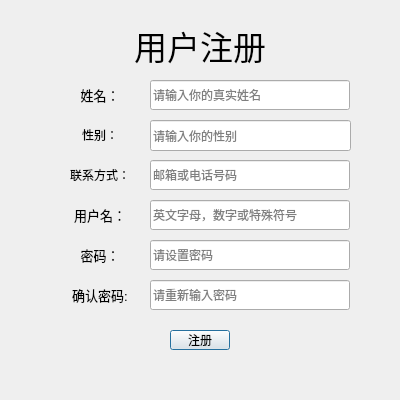
<?xml version="1.0" encoding="UTF-8"?>
<ui version="4.0">
 <class>enroll</class>
 <widget class="QDialog" name="enroll">
  <property name="geometry">
   <rect>
    <x>0</x>
    <y>0</y>
    <width>400</width>
    <height>400</height>
   </rect>
  </property>
  <property name="minimumSize">
   <size>
    <width>400</width>
    <height>400</height>
   </size>
  </property>
  <property name="maximumSize">
   <size>
    <width>400</width>
    <height>400</height>
   </size>
  </property>
  <property name="windowTitle">
   <string>Dialog</string>
  </property>
  <widget class="QLabel" name="label">
   <property name="geometry">
    <rect>
     <x>50</x>
     <y>20</y>
     <width>300</width>
     <height>50</height>
    </rect>
   </property>
   <property name="font">
    <font>
     <family>方正少儿简体</family>
     <pointsize>25</pointsize>
     <weight>50</weight>
     <italic>false</italic>
     <bold>false</bold>
    </font>
   </property>
   <property name="styleSheet">
    <string notr="true">font: 25pt &quot;方正少儿简体&quot;;</string>
   </property>
   <property name="text">
    <string>用户注册</string>
   </property>
   <property name="alignment">
    <set>Qt::AlignCenter</set>
   </property>
  </widget>
  <widget class="QLabel" name="label_2">
   <property name="geometry">
    <rect>
     <x>50</x>
     <y>80</y>
     <width>100</width>
     <height>30</height>
    </rect>
   </property>
   <property name="font">
    <font>
     <pointsize>10</pointsize>
    </font>
   </property>
   <property name="text">
    <string>姓名：</string>
   </property>
   <property name="alignment">
    <set>Qt::AlignCenter</set>
   </property>
  </widget>
  <widget class="QLabel" name="label_3">
   <property name="geometry">
    <rect>
     <x>50</x>
     <y>120</y>
     <width>100</width>
     <height>30</height>
    </rect>
   </property>
   <property name="text">
    <string>性别：</string>
   </property>
   <property name="alignment">
    <set>Qt::AlignCenter</set>
   </property>
  </widget>
  <widget class="QLabel" name="label_4">
   <property name="geometry">
    <rect>
     <x>50</x>
     <y>160</y>
     <width>100</width>
     <height>30</height>
    </rect>
   </property>
   <property name="text">
    <string>联系方式：</string>
   </property>
   <property name="alignment">
    <set>Qt::AlignCenter</set>
   </property>
  </widget>
  <widget class="QLineEdit" name="le_name">
   <property name="geometry">
    <rect>
     <x>150</x>
     <y>80</y>
     <width>200</width>
     <height>30</height>
    </rect>
   </property>
   <property name="placeholderText">
    <string>请输入你的真实姓名</string>
   </property>
  </widget>
  <widget class="QLineEdit" name="le_conection">
   <property name="geometry">
    <rect>
     <x>150</x>
     <y>160</y>
     <width>200</width>
     <height>30</height>
    </rect>
   </property>
   <property name="placeholderText">
    <string>邮箱或电话号码</string>
   </property>
  </widget>
  <widget class="QLabel" name="label_5">
   <property name="geometry">
    <rect>
     <x>50</x>
     <y>200</y>
     <width>100</width>
     <height>30</height>
    </rect>
   </property>
   <property name="font">
    <font>
     <pointsize>10</pointsize>
    </font>
   </property>
   <property name="text">
    <string>用户名：</string>
   </property>
   <property name="alignment">
    <set>Qt::AlignCenter</set>
   </property>
  </widget>
  <widget class="QLineEdit" name="le_username">
   <property name="geometry">
    <rect>
     <x>150</x>
     <y>200</y>
     <width>200</width>
     <height>30</height>
    </rect>
   </property>
   <property name="placeholderText">
    <string>英文字母，数字或特殊符号</string>
   </property>
  </widget>
  <widget class="QLineEdit" name="le_password">
   <property name="geometry">
    <rect>
     <x>150</x>
     <y>240</y>
     <width>200</width>
     <height>30</height>
    </rect>
   </property>
   <property name="echoMode">
    <enum>QLineEdit::Password</enum>
   </property>
   <property name="placeholderText">
    <string>请设置密码</string>
   </property>
  </widget>
  <widget class="QLineEdit" name="le_repassword">
   <property name="geometry">
    <rect>
     <x>150</x>
     <y>280</y>
     <width>200</width>
     <height>30</height>
    </rect>
   </property>
   <property name="echoMode">
    <enum>QLineEdit::Password</enum>
   </property>
   <property name="placeholderText">
    <string>请重新输入密码</string>
   </property>
  </widget>
  <widget class="QLabel" name="label_6">
   <property name="geometry">
    <rect>
     <x>50</x>
     <y>240</y>
     <width>100</width>
     <height>30</height>
    </rect>
   </property>
   <property name="font">
    <font>
     <pointsize>10</pointsize>
    </font>
   </property>
   <property name="text">
    <string>密码：</string>
   </property>
   <property name="alignment">
    <set>Qt::AlignCenter</set>
   </property>
  </widget>
  <widget class="QLabel" name="label_7">
   <property name="geometry">
    <rect>
     <x>50</x>
     <y>280</y>
     <width>100</width>
     <height>30</height>
    </rect>
   </property>
   <property name="font">
    <font>
     <pointsize>10</pointsize>
    </font>
   </property>
   <property name="text">
    <string>确认密码:</string>
   </property>
   <property name="alignment">
    <set>Qt::AlignCenter</set>
   </property>
  </widget>
  <widget class="QPushButton" name="pbt_enroll">
   <property name="geometry">
    <rect>
     <x>170</x>
     <y>330</y>
     <width>60</width>
     <height>20</height>
    </rect>
   </property>
   <property name="text">
    <string>注册</string>
   </property>
  </widget>
  <widget class="QLineEdit" name="le_sex">
   <property name="geometry">
    <rect>
     <x>150</x>
     <y>120</y>
     <width>201</width>
     <height>31</height>
    </rect>
   </property>
   <property name="placeholderText">
    <string>请输入你的性别</string>
   </property>
  </widget>
 </widget>
 <resources/>
 <connections/>
</ui>
